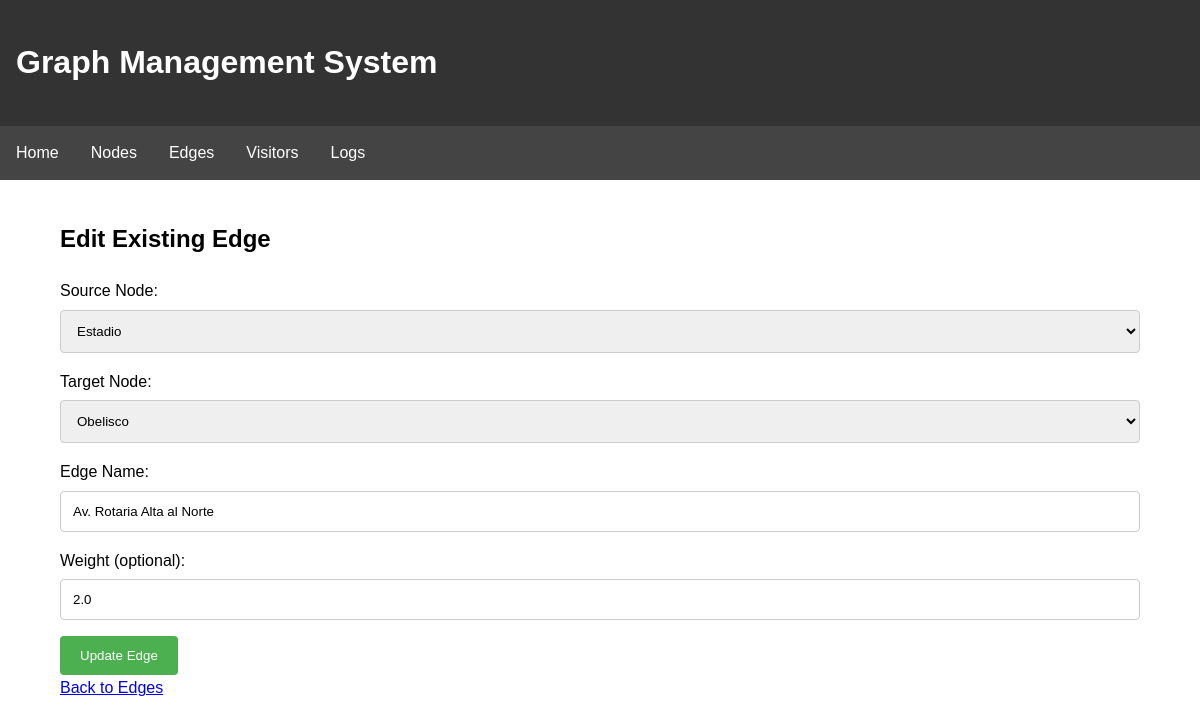
Screenshot of /edges/2/edit with the database file from the repository.
### backend/models.py (models this page shows, shortened)
class Edge(db.Model):
    __tablename__ = 'edges'
    id = db.Column(db.Integer, primary_key=True)
    source_id = db.Column(db.Integer, db.ForeignKey('nodes.id'), nullable=False)
    target_id = db.Column(db.Integer, db.ForeignKey('nodes.id'), nullable=False)
    name = db.Column(db.String(100), nullable=False)
    weight = db.Column(db.Float, default=1.0)
    created_at = db.Column(db.DateTime, default=datetime.utcnow)
    updated_at = db.Column(db.DateTime, default=datetime.utcnow, onupdate=datetime.utcnow)
    __table_args__ = (db.UniqueConstraint('source_id', 'target_id', name='_source_target_uc'),)

class Node(db.Model):
    __tablename__ = 'nodes'
    id = db.Column(db.Integer, primary_key=True)
    name = db.Column(db.String(100), nullable=False, unique=True)
    description = db.Column(db.Text, nullable=True)
    created_at = db.Column(db.DateTime, default=datetime.utcnow)
    updated_at = db.Column(db.DateTime, default=datetime.utcnow, onupdate=datetime.utcnow)
    outgoing_edges = db.relationship('Edge', backref='source', foreign_keys='Edge.source_id', cascade='all, delete-orphan')
    incoming_edges = db.relationship('Edge', backref='target', foreign_keys='Edge.target_id', cascade='all, delete-orphan')
    visitors = db.relationship('Visitor', backref='current_node', cascade='all, delete-orphan')

### integrated_app.py (the view, shortened to what this page needs)
@app.route('/edges/<int:edge_id>/edit', methods=['GET', 'POST'])
def edit_edge(edge_id):
    nodes = Node.query.all()
    edge = Edge.query.get_or_404(edge_id)
    return render_template('edit_edge.html', nodes=nodes, edge=edge)

### templates/edit_edge.html (shortened to what this page needs)
{% extends "base.html" %}
{% block content %}
    <h2>Edit Existing Edge</h2>
    {% if nodes|length < 2 %}
        <p>You need at least 2 nodes to create an edge. <a href="/nodes/new">Create a node</a> first.</p>
    {% else %}
        <form method="POST" action="/edges/{{ edge.id }}/edit">
            <div>
                <label for="source_id">Source Node:</label>
                <select id="source_id" name="source_id" required>
                    {% for node in nodes %}
                        <option value="{{ node.id }}" {% if edge.source_id == node.id %} selected="selected" {% endif %}>{{ node.name }}</option>
                    {% endfor %}
                </select>
            </div>
            <div>
                <label for="target_id">Target Node:</label>
                <select id="target_id" name="target_id" required>
                    {% for node in nodes %}
                        <option value="{{ node.id }}" {% if edge.target_id == node.id %} selected="selected" {% endif %}>{{ node.name }}</option>
                    {% endfor %}
                </select>
            </div>
            <div>
                <label for="name">Edge Name:</label>
                <input type="text" id="name" name="name" required value="{{ edge.name }}">
            </div>
            <div>
                <label for="weight">Weight (optional):</label>
                <input type="number" id="weight" name="weight" step="0.1" min="0" value="{{ edge.weight }}">
            </div>
            <div>
                <input type="submit" value="Update Edge">
            </div>
        </form>
    {% endif %}
    <a href="/edges">Back to Edges</a>
{% endblock %}

### templates/base.html (style rules this page uses)
body { font-family: Arial, sans-serif; margin: 0; padding: 0; line-height: 1.6; }
form { margin-top: 20px; }
input[type=text], input[type=number], select, textarea { width: 100%; padding: 12px; border: 1px solid #ccc; border-radius: 4px; box-sizing: border-box; margin-top: 6px; margin-bottom: 16px; resize: vertical; }
input[type=submit] { background-color: #4CAF50; color: white; padding: 12px 20px; border: none; border-radius: 4px; cursor: pointer; }

### rows the page displays
Edge: source_id "Estadio", target_id "Obelisco", name "Av. Rotaria Alta al Norte", weight "2.0"
